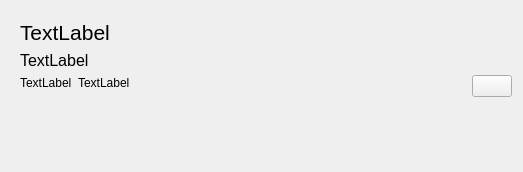
<?xml version="1.0" encoding="UTF-8"?>
<ui version="4.0">
 <class>WishlistWidget</class>
 <widget class="QWidget" name="WishlistWidget">
  <property name="geometry">
   <rect>
    <x>0</x>
    <y>0</y>
    <width>523</width>
    <height>172</height>
   </rect>
  </property>
  <property name="windowTitle">
   <string notr="true">Form</string>
  </property>
  <layout class="QHBoxLayout" name="horizontalLayout">
   <item>
    <widget class="QWidget" name="widget" native="true">
     <property name="sizePolicy">
      <sizepolicy hsizetype="Minimum" vsizetype="Minimum">
       <horstretch>0</horstretch>
       <verstretch>0</verstretch>
      </sizepolicy>
     </property>
     <layout class="QVBoxLayout" name="verticalLayout_2">
      <item>
       <widget class="QLabel" name="title_label">
        <property name="font">
         <font>
          <pointsize>16</pointsize>
         </font>
        </property>
        <property name="text">
         <string notr="true">TextLabel</string>
        </property>
        <property name="wordWrap">
         <bool>true</bool>
        </property>
       </widget>
      </item>
      <item>
       <widget class="QLabel" name="developer">
        <property name="font">
         <font>
          <pointsize>12</pointsize>
         </font>
        </property>
        <property name="text">
         <string notr="true">TextLabel</string>
        </property>
       </widget>
      </item>
      <item>
       <layout class="QHBoxLayout" name="horizontalLayout_2">
        <item>
         <widget class="QLabel" name="discount_price">
          <property name="sizePolicy">
           <sizepolicy hsizetype="Maximum" vsizetype="Preferred">
            <horstretch>0</horstretch>
            <verstretch>0</verstretch>
           </sizepolicy>
          </property>
          <property name="text">
           <string notr="true">TextLabel</string>
          </property>
         </widget>
        </item>
        <item>
         <widget class="QLabel" name="price">
          <property name="text">
           <string notr="true">TextLabel</string>
          </property>
         </widget>
        </item>
       </layout>
      </item>
      <item>
       <spacer name="verticalSpacer">
        <property name="orientation">
         <enum>Qt::Vertical</enum>
        </property>
        <property name="sizeHint" stdset="0">
         <size>
          <width>20</width>
          <height>40</height>
         </size>
        </property>
       </spacer>
      </item>
     </layout>
    </widget>
   </item>
   <item>
    <widget class="QPushButton" name="delete_button">
     <property name="sizePolicy">
      <sizepolicy hsizetype="Maximum" vsizetype="Maximum">
       <horstretch>0</horstretch>
       <verstretch>0</verstretch>
      </sizepolicy>
     </property>
     <property name="text">
      <string/>
     </property>
    </widget>
   </item>
  </layout>
 </widget>
 <resources/>
 <connections/>
</ui>
